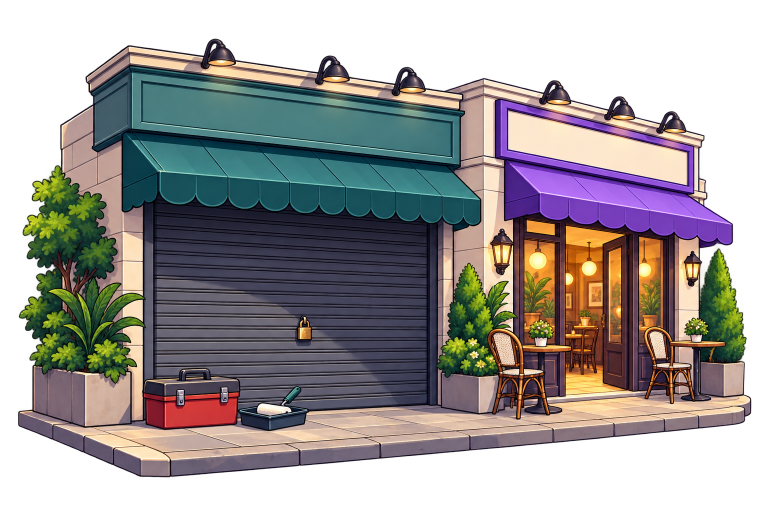
#> input picture art-source/editable/ART-31/generations/competitor_temporary_closure.png, 1536 x 1024 px (shown at 1/2 size)
$ python -i produce_art31.py   (imports and definitions only)
#> lines starting #> are read from the running program, lines starting #| are printed output that depends on the picture
#> further down, picture is the input picture: PIL image 1536x1024 RGBA; mean R, G, B, A 90.3, 84.3, 82.9, 164.1
"""ART-31 technical export/QA only; illustration pixels and alpha come from ImageGen.

No repainting, segmentation, alpha cleanup, recoloring, scene integration or gameplay edits.
"""
from pathlib import Path
import argparse
import hashlib
import json
import subprocess
import sys
import uuid
from PIL import Image, ImageCms, ImageDraw, ImageOps

ROOT = Path(__file__).resolve().parents[3]
TID = 'ART-31'
BASE = 'ecec447b64195e08b2181e4df8b74f4b71a60658'
PROMPTS = 'docs/art/prompts/ART-31.json'
PREVIEWS = 'art-source/previews/ART-31'
SOURCE = 'art-source/editable/ART-31/produce_art31.py'


def read(p):
    return json.loads((ROOT / p).read_text(encoding='utf-8'))


# [4 lines left out: function write, not called in this run]


def sha(p):
    return hashlib.sha256((ROOT / p).read_bytes()).hexdigest()


# [27 lines left out: functions run, prerequisites, not called in this run]


def alpha_metrics(im):
    a = im.getchannel('A')
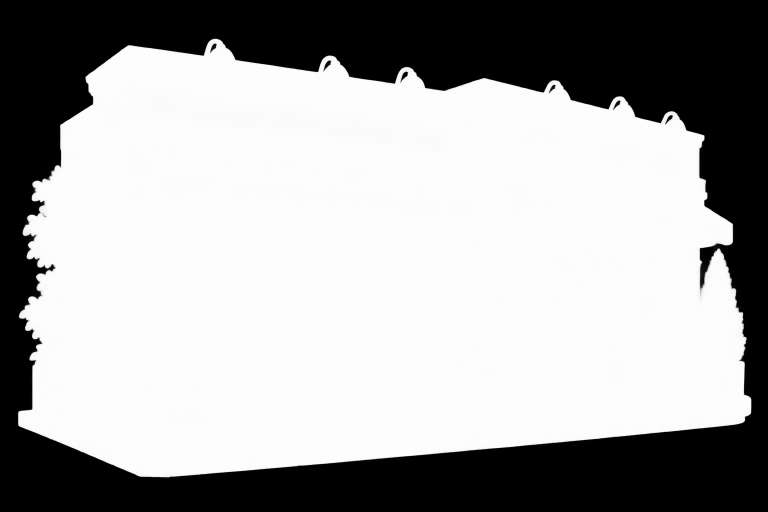
#> a: PIL image 1536x1024 L (shown at 1/2 size); min 0, max 254, mean 164.1
    hist = a.histogram()
#> hist = 256 values, max 819691 at index 253, min 0 at index 255, mean 6144
    edge = max(a.crop((0, 0, im.width, 1)).getextrema()[1], a.crop((0, im.height-1, im.width, im.height)).getextrema()[1], a.crop((0, 0, 1, im.height)).getextrema()[1], a.crop((im.width-1, 0, im.width, im.height)).getextrema()[1])
#> edge = 1
    return {'alpha_extrema': list(a.getextrema()), 'alpha_bbox_ltrb_px': list(a.getbbox()), 'visible_bbox_alpha128_ltrb_px': list(a.point(lambda x: 255 if x >= 128 else 0).getbbox()), 'transparent_fraction': hist[0] / (im.width*im.height), 'opaque_fraction': hist[255] / (im.width*im.height), 'outer_edge_alpha_max': edge}


# [109 lines left out: functions ensure_meta, export, previews, validate, not called in this run]


# [5 lines not run here, left out]

>>> from PIL import Image
>>> picture = Image.open('generations/competitor_temporary_closure.png')
>>> result = alpha_metrics(picture)
#> result = {'alpha_extrema': [0, 254], 'alpha_bbox_ltrb_px': [0, 2, 1516, 1000], 'visible_bbox_alpha128_ltrb_px': [36, 78, 1503, 954], 'transparent_fraction': 0.335, 'opaque_fraction': 0, 'outer_edge_alpha_max': 1}
